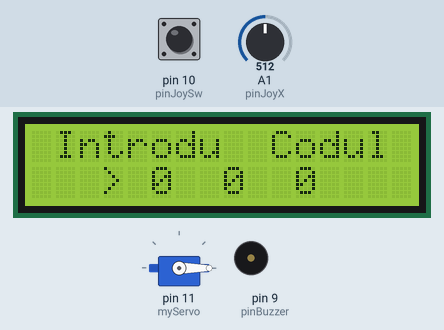
The sketch below on a simulated Arduino Uno, built with avr-gcc and run on an emulated ATmega328P. Parts: 16×2 character LCD, servo, buzzer (waves = sounding). The inputs (shaded band) are chosen by the test bench; at power-on: A1 (pinJoyX) = 512, pin 10 (pinJoySw) HIGH.

Above: at 1.2 s.
1.3 s: A1 (pinJoyX) set to 683
2.8 s: A1 (pinJoyX) set to 707
At 5.2 s:
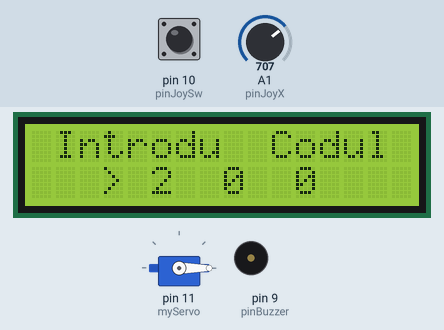
5.3 s: pin 10 (pinJoySw) pulled LOW for 0.15 s
At 5.84 s:
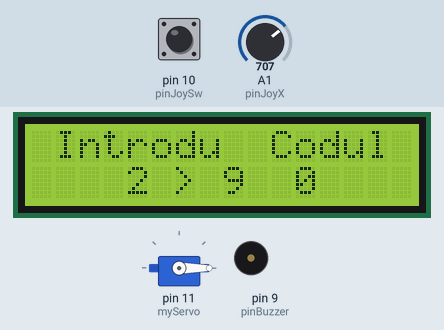
7.1 s: pin 10 (pinJoySw) pulled LOW for 1 s
At 7.8 s:
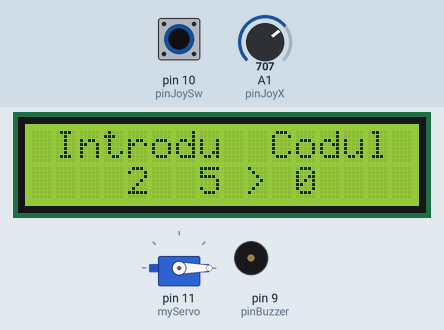
9.6 s: pin 10 (pinJoySw) pulled LOW for 0.15 s
At 11.2 s:
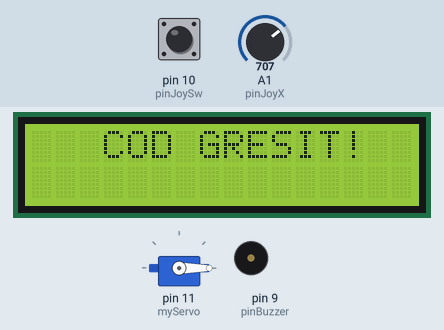
11.9 s: A1 (pinJoyX) set to 690
At 11.9 s:
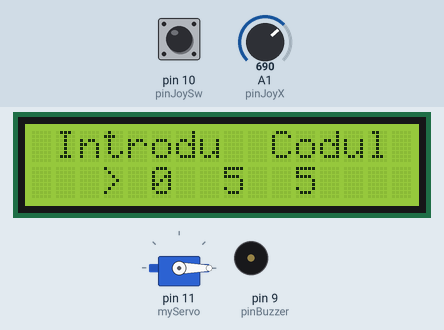
Timing chart, 0 to 14.4 s (numbered marks = the images above; inputs shaded):
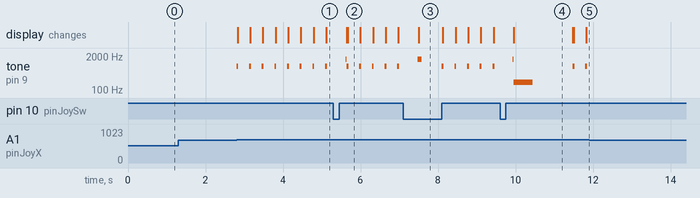

The sketch:

my_vault.ino
```cpp
#include <Wire.h>
#include <LiquidCrystal_I2C.h>
#include <Servo.h>

LiquidCrystal_I2C lcd(0x27, 16, 2);
Servo myServo;

const int pinJoyX = A1;
const int pinJoySw = 10;
const int pinBuzzer = 9;

const int COD_Corect[3] = {0, 0, 0};
int COD_Introdus[3] = {0, 0 ,0};
int poz_cifra = 0; //pentru codul nostru 0,1,2
int incercariRamase = 3;
bool seifDeschis = false;

void setup() {
  // put your setup code here, to run once:
  lcd.init();
  lcd.backlight();
  myServo.attach(11);
  myServo.write(0);

  pinMode(pinJoySw, INPUT_PULLUP);

  ecranInitial();
}

void loop() {
  // put your main code here, to run repeatedly:

  if(seifDeschis){
    if(digitalRead(pinJoySw) == LOW)
      blocheazaSeif();
    return;
  }

  if(incercariRamase <= 0){
    alarma();
    return;
  }

  int xVal = analogRead(pinJoyX);
  if(xVal < 300){
    COD_Introdus[poz_cifra++];
    if(COD_Introdus[poz_cifra] > 9)
      COD_Introdus[poz_cifra] = 0;
    tone(pinBuzzer, 1000, 50);
    actualizareLCD();
    delay(300);
  }

  if (xVal > 700) {
    COD_Introdus[poz_cifra]--;
    if (COD_Introdus[poz_cifra] < 0) COD_Introdus[poz_cifra] = 9;
    tone(pinBuzzer, 800, 50);
    actualizareLCD();
    delay(300);
  }

  if(digitalRead(pinJoySw) == LOW){
    delay(200);
    tone(pinBuzzer, 1500, 100);
    poz_cifra++;

    if(poz_cifra > 2){
      verificaCod();
    }else{
      actualizareLCD();
    }
    while(digitalRead(pinJoySw) == LOW);
  }
}

void actualizareLCD(){

  lcd.clear();
  lcd.setCursor(1, 0);
  lcd.print("Introdu  Codul");
  lcd.setCursor(3, 1);
  for(int i=0;i<3;i++){
    if(i == poz_cifra)
      lcd.print("> ");
    else
      lcd.print(" ");
    lcd.print(COD_Introdus[i]);
    lcd.print(" ");
  }
}

void verificaCod(){

  bool corect = true;
  for(int i=0;i<3;i++){
    if(COD_Introdus[i] != COD_Corect[i])
      corect = false;
  }

  if(corect){
    deschideSeif();
  }else{
    gresit();
  }
}

void deschideSeif(){

  seifDeschis = true;
  lcd.clear();
  lcd.setCursor(3, 0);
  lcd.print("ACCES OKEY");
  lcd.setCursor(2, 1);
  lcd.print("SEIF DESCHIS");
  myServo.write(90);
  tone(pinBuzzer, 2000, 500);
}

void gresit(){

  incercariRamase--;
  lcd.clear();
  lcd.setCursor(3, 0); lcd.print("COD GRESIT!");
  tone(pinBuzzer, 200, 500);
  delay(1500);
  poz_cifra = 0;
  actualizareLCD();
}

void blocheazaSeif(){

  seifDeschis = false;
  poz_cifra = 0;
  for(int i=0;i<3;i++){
    COD_Introdus[i] = 0;
  }

  myServo.write(0);
  lcd.clear();
  lcd.print(" BLOCARE... ");
  delay(1000);
  actualizareLCD();
}

void alarma(){

  lcd.clear();
  lcd.setCursor(4, 0);
  lcd.print("BLOCAT!! ");
  lcd.setCursor(2, 1);
  lcd.print("CALL  112...");
  tone(pinBuzzer, 1000);
  delay(200);
  tone(pinBuzzer, 500);
  delay(200);
}

void ecranInitial(){
  actualizareLCD();
}
```

Measured:
- the behaviour switches between 700 and 701 on A1 (pinJoyX) (found by bisection; images 0 and 1)
- after the input at 1.3 s, every drawn part: stays the same
- after the input at 2.8 s, tone on pin 9 (pinBuzzer): alternates 800 Hz for 0.05 s and silent for 0.28 s, starting at once; the display: first changes at once (image 1 shows a later state)
- after the input at 9.6 s, the display: changes after 0.35 s (image 4)
- after the input at 11.9 s, tone on pin 9 (pinBuzzer): stops changing and stays silent
- what the display in image 4 shows lasts 1.6 s, from 9.9 s to 11.5 s
